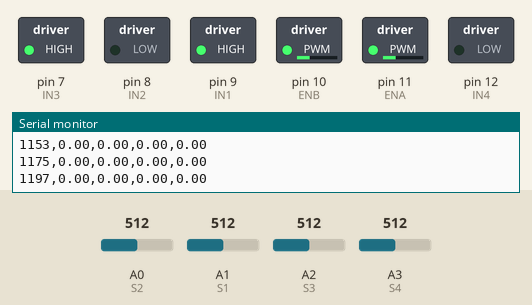
Bench run of a sketch on a simulated Arduino Uno, built with avr-gcc and run on an emulated ATmega328P. On the bench: switched loads named in the sketch (green lamp = pin HIGH), the last lines printed to the serial monitor. The test bench sets the inputs (shaded band); at power-on: A0 (S2) = 512, A2 (S3) = 512, A1 (S1) = 512, A3 (S4) = 512.

Above: at 1.2 s.
1.3 s: A0 (S2) set to 534
At 2.4 s:
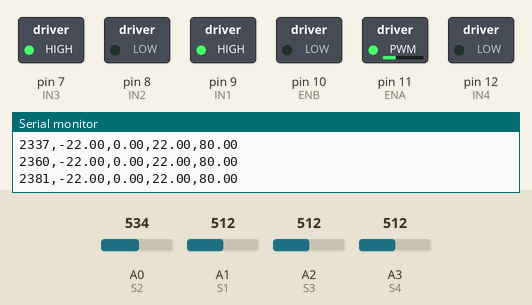
2.8 s: A2 (S3) set to 529
5.8 s: A2 (S3) set to 550
At 6.1 s:
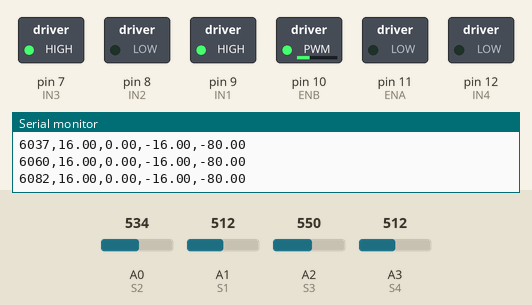
7.3 s: A2 (S3) set to 306
At 8.4 s:
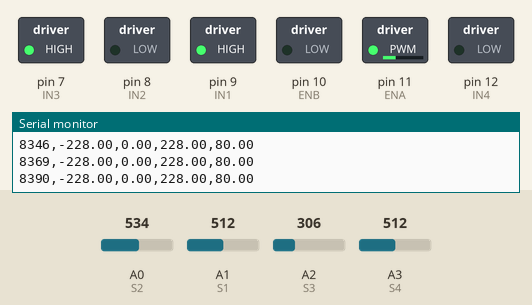
8.8 s: A2 (S3) set to 716
At 9.7 s:
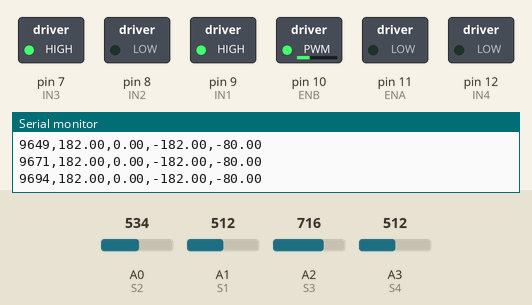
Timing chart, 0 to 11.8 s (numbered marks = the images above; inputs shaded):
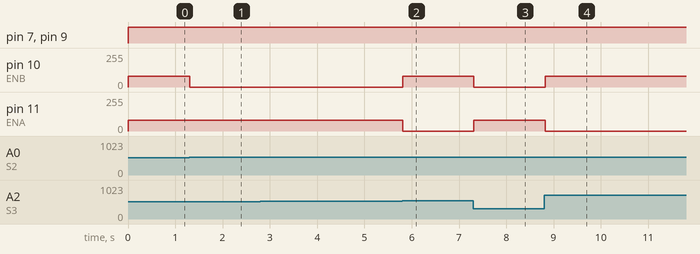

Measured:
- the behaviour switches between 516 and 517 on A0 (S2) (found by bisection; images 0 and 1)
- the behaviour switches between 538 and 539 on A2 (S3) (found by bisection; images 1 and 2)
- after the input at 1.3 s, pin 10 (ENB): 80/255 → 0/255 at once
- after the input at 5.8 s, pin 10 (ENB): 0/255 → 80/255 at once; pin 11 (ENA): 80/255 → 0/255 at once
- after the input at 7.3 s, pin 10 (ENB): 80/255 → 0/255 at once; pin 11 (ENA): 0/255 → 80/255 at once
- after the input at 8.8 s, pin 10 (ENB): 0/255 → 80/255 at once; pin 11 (ENA): 80/255 → 0/255 at once

The sketch:

logic_arduino_pid.ino
```cpp
// ======================
//   L298N Motor Pins
// ======================
#define IN1 9
#define IN2 8
#define IN3 7
#define IN4 12
#define ENA 11
#define ENB 10

// ======================
//   IR Sensors Pins
// ======================
#define S1 A1   // Far Left
#define S2 A0   // Mid Left
#define S3 A2   // Mid Right
#define S4 A3   // Far Right

// ======================
//   Constants
// ======================
#define BASE_SPEED 80
#define MAX_PWM 80
#define DEADBAND 5  // small errors ignored

// ======================
//   PID Gains
// ======================
float Kp = 200;
float Ki = 5;
float Kd = 15;

// ======================
//   PID Variables
// ======================
float position = 0;      // current position
float goal = 0;          // desired position
float error = 0;
float lastError = 0;
float integral = 0;
float derivative = 0;
float pid_output = 0;

unsigned long currentTime = 0;

void setup() {
  // Motor pins
  pinMode(IN1, OUTPUT);
  pinMode(IN2, OUTPUT);
  pinMode(IN3, OUTPUT);
  pinMode(IN4, OUTPUT);
  pinMode(ENA, OUTPUT);
  pinMode(ENB, OUTPUT);

  // Sensor pins
  pinMode(S1, INPUT);
  pinMode(S2, INPUT);
  pinMode(S3, INPUT);
  pinMode(S4, INPUT);

  // Serial for CSV logging
  Serial.begin(19200);
  Serial.println("Time,Position,Goal,Error,PID_Output");
}

void loop() {
  currentTime = millis();

  // ---------- READ SENSORS ----------
  int r1 = analogRead(S1);
  int r2 = analogRead(S2);
  int r3 = analogRead(S3);
  int r4 = analogRead(S4);

  // ---------- COMPUTE POSITION ----------
  // Use mostly middle sensors to reduce wobble
  position = r3 - r2;

  // ---------- APPLY DEAD-BAND ----------
  if (abs(position) < DEADBAND) position = 0;

  // ---------- PID CALCULATION ----------
  error = goal - position;
  integral += error;
  integral = constrain(integral, -100, 100); // prevent windup
  derivative = error - lastError;
  lastError = error;

  pid_output = Kp*error + Ki*integral + Kd*derivative;
  pid_output = constrain(pid_output, -MAX_PWM, MAX_PWM);

  // ---------- MOTOR CONTROL ----------
  int leftSpeed  = BASE_SPEED + pid_output;
  int rightSpeed = BASE_SPEED - pid_output;

  leftSpeed  = constrain(leftSpeed, 0, MAX_PWM);
  rightSpeed = constrain(rightSpeed, 0, MAX_PWM);

  digitalWrite(IN1, HIGH); digitalWrite(IN2, LOW);
  digitalWrite(IN3, HIGH); digitalWrite(IN4, LOW);

  analogWrite(ENA, leftSpeed);
  analogWrite(ENB, rightSpeed);

  // ---------- LOG DATA ----------
  Serial.print(currentTime); Serial.print(",");
  Serial.print(position); Serial.print(",");
  Serial.print(goal); Serial.print(",");
  Serial.print(error); Serial.print(",");
  Serial.println(pid_output);

  delay(20); // ~50 Hz loop
}
```
